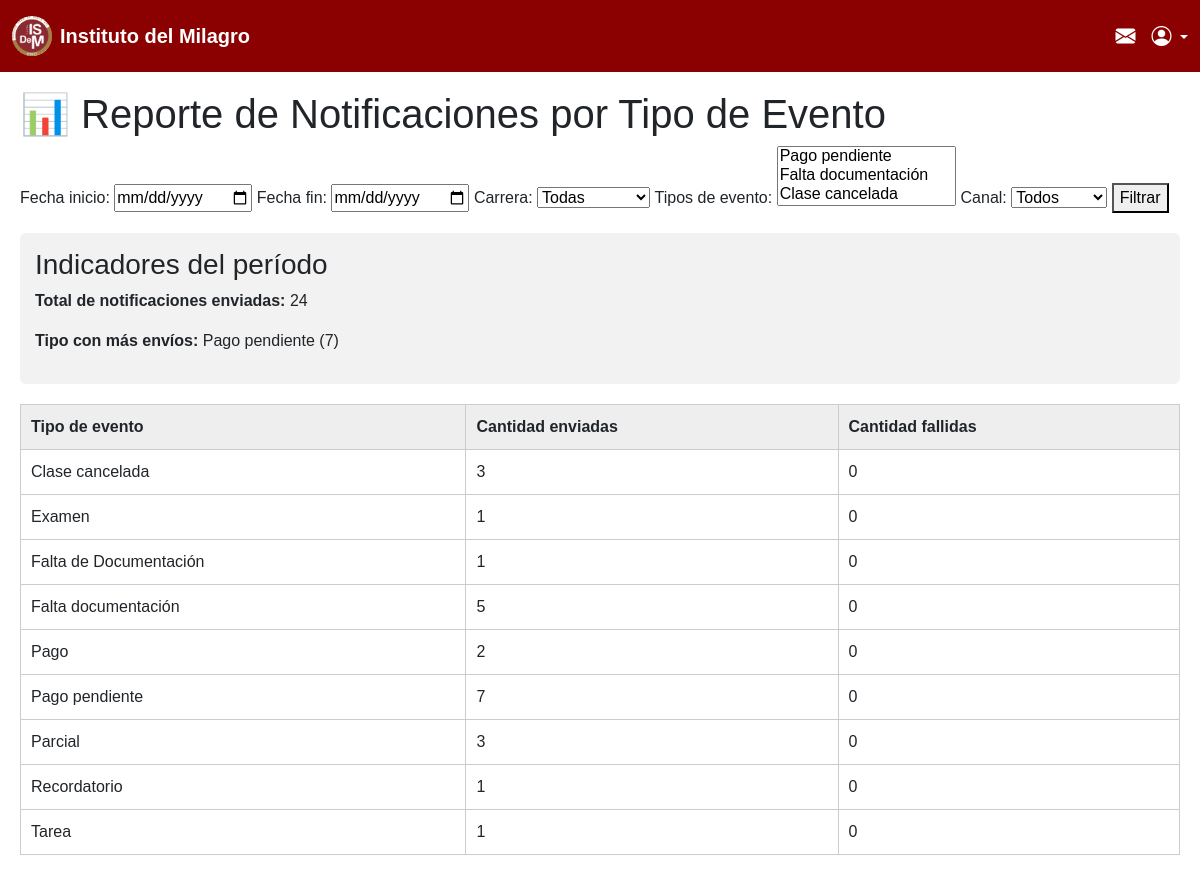
/reporte/evento/, run on the app's committed database.
### mensajes/models.py (models this page shows, shortened)
class TipoNotificacion(models.Model):
    nombre_tipo = models.CharField(max_length=100)
    canal = models.CharField(max_length=100, default='Email')
    fecha = models.DateField(auto_now_add=True)
    carrera = models.ForeignKey(
        'Carrera',
        on_delete=models.CASCADE,
        related_name='notificaciones',
        null=True,      # ✅ permite valores nulos
        blank=True      # ✅ no lo exige en formularios
    )

### mensajes/views.py (the view)
# urls.py: path('reporte/evento/', views.reporte_evento, name='reporte_evento'),
def reporte_evento(request):
    fecha_inicio = request.GET.get("fecha_inicio")
    fecha_fin = request.GET.get("fecha_fin")
    carrera_id = request.GET.get("carrera")
    tipos_evento = request.GET.getlist("tipos")
    canal = request.GET.get("canal")
    notificaciones = Notificacion.objects.all()
    if fecha_inicio:
        notificaciones = notificaciones.filter(fecha_envio_date_gte=fecha_inicio)
    if fecha_fin:
        notificaciones = notificaciones.filter(fecha_envio_date_lte=fecha_fin)
    if carrera_id:
        notificaciones = notificaciones.filter(tipo__carrera_id=carrera_id)
    if tipos_evento:
        notificaciones = notificaciones.filter(tipo_id__in=tipos_evento)
    if canal:
        notificaciones = notificaciones.filter(tipo__canal=canal)
    resumen = (
        notificaciones
        .values("tipo__nombre_tipo")
        .annotate(
            total_enviadas=Count("id"),
            total_fallidas=Count("id", filter=Q(estado_envio="Fallido"))
        )
        .order_by("tipo__nombre_tipo")
    )
    total_enviadas = notificaciones.count()
    tipo_mayor_envios = (
        resumen.order_by("-total_enviadas").first()
        if resumen else None
    )
    context = {
        "resumen": resumen,
        "total_enviadas": total_enviadas,
        "tipo_mayor_envios": tipo_mayor_envios,
        "tipos": TipoNotificacion.objects.all(),
        "carreras": Carrera.objects.all(),
        "f_fecha_inicio": fecha_inicio,
        "f_fecha_fin": fecha_fin,
        "f_carrera": carrera_id,
        "f_tipos": tipos_evento,
        "f_canal": canal,
    }
    return render(request, "mensajes/reporte_evento.html", context)

### mensajes/templates/mensajes/reporte_evento.html (shortened to what this page needs)
{% load static %}
<!DOCTYPE html>
<html>
<head>
    <link href="https://cdn.jsdelivr.net/npm/bootstrap@5.3.3/dist/css/bootstrap.min.css" rel="stylesheet">
    <link rel="stylesheet" href="https://cdn.jsdelivr.net/npm/bootstrap-icons@1.11.3/font/bootstrap-icons.min.css">
</head>
<body style="padding-top: 70px;">
    {% include "mensajes/navbar.html" %}
    <h1>📊 Reporte de Notificaciones por Tipo de Evento</h1>
    <form method="GET">
        <label>Fecha inicio:</label>
        <input type="date" name="fecha_inicio" value="{{ f_fecha_inicio }}">
        <label>Fecha fin:</label>
        <input type="date" name="fecha_fin" value="{{ f_fecha_fin }}">
        <label>Carrera:</label>
        <select name="carrera">
            <option value="">Todas</option>
        </select>
        <label>Tipos de evento:</label>
        <select name="tipos" multiple size="3">
            {% for t in tipos %}
                <option value="{{ t.id }}"
                    {% if t.id|stringformat:"s" in f_tipos %}selected{% endif %}>
                </option>
            {% endfor %}
        </select>
        <label>Canal:</label>
        <select name="canal">
            <option value="">Todos</option>
        </select>
        <button type="submit">Filtrar</button>
    </form>
    <div class="kpi-box">
        <h3>Indicadores del período</h3>
        <p><strong>Total de notificaciones enviadas:</strong> {{ total_enviadas }}</p>
        {% if tipo_mayor_envios %}
            <p><strong>Tipo con más envíos:</strong>
                {{ tipo_mayor_envios.tipo__nombre_tipo }} ({{ tipo_mayor_envios.total_enviadas }})
            </p>
        {% else %}
            <p>No hay datos.</p>
        {% endif %}
    </div>
    <table>
        <tr>
            <th>Tipo de evento</th>
            <th>Cantidad enviadas</th>
            <th>Cantidad fallidas</th>
        </tr>
        {% for item in resumen %}
        <tr>
            <td>{{ item.tipo__nombre_tipo }}</td>
            <td>{{ item.total_enviadas }}</td>
            <td>{{ item.total_fallidas }}</td>
        </tr>
        {% empty %}
        <tr>
            <td colspan="3">No hay resultados con los filtros aplicados.</td>
        </tr>
        {% endfor %}
    </table>
</body>
</html>

### mensajes/templates/mensajes/reporte_evento.html (style rules this page uses)
body { font-family: Arial; margin: 20px; }
table { width: 100%; border-collapse: collapse; margin-top: 20px; }
th, td { padding: 10px; border: 1px solid #ccc; }
th { background: #eee; }
.kpi-box { background: #f2f2f2; padding: 15px; margin: 20px 0; border-radius: 6px; }

### data on the page
TipoNotificacion: {{ t.id }} 1 (drawn), tipo__nombre_tipo "Pago pendiente"
TipoNotificacion: tipo__nombre_tipo "Clase cancelada", total_enviadas "3", total_fallidas "0"
TipoNotificacion: tipo__nombre_tipo "Falta de Documentación", total_enviadas "1", total_fallidas "0"
TipoNotificacion: tipo__nombre_tipo "Tarea", total_enviadas "1", total_fallidas "0"

### other printed values
{{ total_enviadas }} "24"
{{ tipo_mayor_envios.total_enviadas }} "7"
{{ item.tipo__nombre_tipo }} "Examen" "Falta documentación" "Pago" "Pago pendiente" "Parcial" "Recordatorio"
{{ item.total_enviadas }} "1" "5" "2" "7" "3" "1"
{{ item.total_fallidas }} "0" "0" "0" "0" "0" "0"
